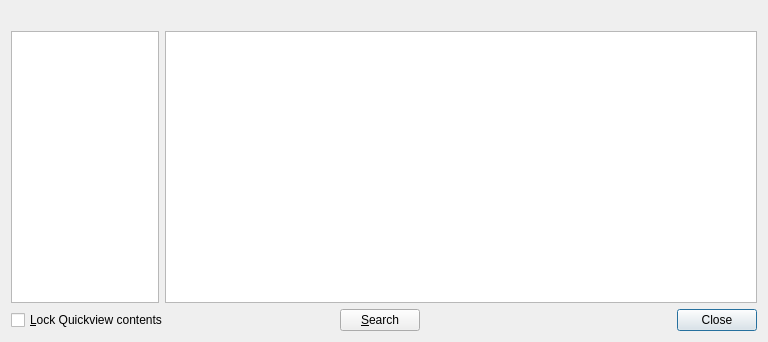
<?xml version="1.0" encoding="UTF-8"?>
<ui version="4.0">
 <class>Quickview</class>
 <widget class="QDialog" name="Quickview">
  <property name="geometry">
   <rect>
    <x>0</x>
    <y>0</y>
    <width>768</width>
    <height>342</height>
   </rect>
  </property>
  <property name="sizePolicy">
   <sizepolicy hsizetype="Expanding" vsizetype="MinimumExpanding">
    <horstretch>0</horstretch>
    <verstretch>0</verstretch>
   </sizepolicy>
  </property>
  <property name="windowTitle">
   <string>Quickview</string>
  </property>
  <layout class="QGridLayout">
   <item row="0" column="0">
    <widget class="QLabel" name="items_label">
     <property name="buddy">
      <cstring>items</cstring>
     </property>
    </widget>
   </item>
   <item row="1" column="0">
    <widget class="QListWidget" name="items">
     <property name="sizePolicy">
      <sizepolicy hsizetype="Expanding" vsizetype="Expanding" >
       <horstretch>1</horstretch>
       <verstretch>0</verstretch>
      </sizepolicy>
     </property>
    </widget>
   </item>
   <item row="0" column="1">
    <widget class="QLabel" name="books_label">
     <property name="buddy">
      <cstring>books_table</cstring>
     </property>
    </widget>
   </item>
   <item row="1" column="1">
    <widget class="QTableWidget" name="books_table">
     <property name="sizePolicy">
      <sizepolicy hsizetype="Expanding" vsizetype="Expanding" >
       <horstretch>4</horstretch>
       <verstretch>0</verstretch>
      </sizepolicy>
     </property>
     <property name="columnCount">
      <number>0</number>
     </property>
     <property name="rowCount">
      <number>0</number>
     </property>
    </widget>
   </item>
   <item row="3" column="0" colspan="2">
    <layout class="QHBoxLayout">
     <item>
      <widget class="QCheckBox" name="lock_qv">
       <property name="text">
        <string>&amp;Lock Quickview contents</string>
       </property>
       <property name="toolTip">
        <string>Select to prevent Quickview from changing content when the
        selection on the library view is changed</string>
       </property>
      </widget>
     </item>
     <item>
      <spacer>
       <property name="orientation">
        <enum>Qt::Horizontal</enum>
       </property>
       <property name="sizeHint" stdset="0">
        <size>
         <width>0</width>
         <height>0</height>
        </size>
       </property>
      </spacer>
     </item>
     <item>
      <widget class="QPushButton" name="search_button">
       <property name="text">
        <string>&amp;Search</string>
       </property>
       <property name="toolTip">
        <string>Search in the library view for the selected item</string>
       </property>
       <property name="autoDefault">
        <bool>false</bool>
       </property>
      </widget>
     </item>
     <item>
      <spacer>
       <property name="orientation">
        <enum>Qt::Horizontal</enum>
       </property>
       <property name="sizeHint" stdset="0">
        <size>
         <width>0</width>
         <height>0</height>
        </size>
       </property>
      </spacer>
     </item>
     <item>
      <widget class="QDialogButtonBox" name="buttonBox">
       <property name="standardButtons">
        <set>QDialogButtonBox::Close</set>
       </property>
       <property name="centerButtons">
        <bool>false</bool>
       </property>
      </widget>
     </item>
    </layout>
   </item>
  </layout>
 </widget>
 <resources/>
 <connections>
  <connection>
   <sender>buttonBox</sender>
   <signal>rejected()</signal>
   <receiver>Quickview</receiver>
   <slot>reject()</slot>
   <hints>
    <hint type="sourcelabel">
     <x>297</x>
     <y>217</y>
    </hint>
    <hint type="destinationlabel">
     <x>286</x>
     <y>234</y>
    </hint>
   </hints>
  </connection>
 </connections>
</ui>
